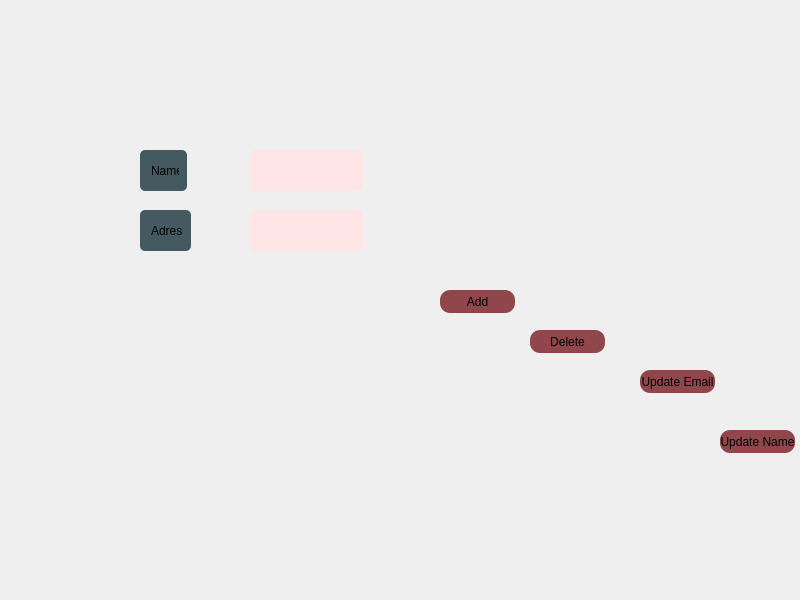
<?xml version="1.0" encoding="UTF-8"?>
<ui version="4.0">
 <class>MainWindow</class>
 <widget class="QMainWindow" name="MainWindow">
  <property name="geometry">
   <rect>
    <x>0</x>
    <y>0</y>
    <width>800</width>
    <height>600</height>
   </rect>
  </property>
  <property name="minimumSize">
   <size>
    <width>800</width>
    <height>600</height>
   </size>
  </property>
  <property name="maximumSize">
   <size>
    <width>800</width>
    <height>600</height>
   </size>
  </property>
  <property name="windowTitle">
   <string>MainWindow</string>
  </property>
  <widget class="QWidget" name="centralwidget">
   <widget class="QLabel" name="label">
    <property name="geometry">
     <rect>
      <x>0</x>
      <y>0</y>
      <width>800</width>
      <height>600</height>
     </rect>
    </property>
    <property name="minimumSize">
     <size>
      <width>800</width>
      <height>600</height>
     </size>
    </property>
    <property name="maximumSize">
     <size>
      <width>800</width>
      <height>600</height>
     </size>
    </property>
    <property name="text">
     <string/>
    </property>
    <property name="pixmap">
     <pixmap>../../visual/sea.png</pixmap>
    </property>
    <property name="scaledContents">
     <bool>true</bool>
    </property>
   </widget>
   <widget class="QLineEdit" name="adress">
    <property name="geometry">
     <rect>
      <x>250</x>
      <y>210</y>
      <width>113</width>
      <height>41</height>
     </rect>
    </property>
    <property name="minimumSize">
     <size>
      <width>0</width>
      <height>41</height>
     </size>
    </property>
    <property name="styleSheet">
     <string notr="true">QLineEdit
{
background-color:#FFE5E6;
border-radius :5%;
padding : 8%;
}</string>
    </property>
   </widget>
   <widget class="QPushButton" name="addstudent">
    <property name="geometry">
     <rect>
      <x>440</x>
      <y>290</y>
      <width>75</width>
      <height>23</height>
     </rect>
    </property>
    <property name="styleSheet">
     <string notr="true">QPushButton
{
	
	background-color: #90464A;
	border-radius:10%;
}
QPushButton:hover
{
	
	background-color: #455960;
	border-style:solid;
	border-color:#675D51;
	border-width:2px;
	color:#675D51;
}</string>
    </property>
    <property name="text">
     <string>Add</string>
    </property>
   </widget>
   <widget class="QPushButton" name="deletestudent">
    <property name="geometry">
     <rect>
      <x>530</x>
      <y>330</y>
      <width>75</width>
      <height>23</height>
     </rect>
    </property>
    <property name="styleSheet">
     <string notr="true">QPushButton
{
	
	background-color: #90464A;
	border-radius:10%;
}
QPushButton:hover
{
	
	background-color: #455960;
	border-style:solid;
	border-color:#675D51;
	border-width:2px;
	color:#675D51;
}</string>
    </property>
    <property name="text">
     <string>Delete</string>
    </property>
   </widget>
   <widget class="QPushButton" name="updatename">
    <property name="geometry">
     <rect>
      <x>720</x>
      <y>430</y>
      <width>75</width>
      <height>23</height>
     </rect>
    </property>
    <property name="styleSheet">
     <string notr="true">QPushButton
{
	
	background-color: #90464A;
	border-radius:10%;
}
QPushButton:hover
{
	
	background-color: #455960;
	border-style:solid;
	border-color:#675D51;
	border-width:2px;
	color:#675D51;
}</string>
    </property>
    <property name="text">
     <string>Update Name</string>
    </property>
   </widget>
   <widget class="QPushButton" name="updateemail">
    <property name="geometry">
     <rect>
      <x>640</x>
      <y>370</y>
      <width>75</width>
      <height>23</height>
     </rect>
    </property>
    <property name="styleSheet">
     <string notr="true">QPushButton
{
	
	background-color: #90464A;
	border-radius:10%;
}
QPushButton:hover
{
	
	background-color: #455960;
	border-style:solid;
	border-color:#675D51;
	border-width:2px;
	color:#675D51;
}</string>
    </property>
    <property name="text">
     <string>Update Email</string>
    </property>
   </widget>
   <widget class="QLabel" name="label_2">
    <property name="geometry">
     <rect>
      <x>140</x>
      <y>150</y>
      <width>47</width>
      <height>41</height>
     </rect>
    </property>
    <property name="minimumSize">
     <size>
      <width>0</width>
      <height>41</height>
     </size>
    </property>
    <property name="styleSheet">
     <string notr="true">QLabel
{
background-color:#455960;
border-radius :5%;
padding : 8%;
}</string>
    </property>
    <property name="text">
     <string>Name</string>
    </property>
   </widget>
   <widget class="QLabel" name="label_4">
    <property name="geometry">
     <rect>
      <x>140</x>
      <y>210</y>
      <width>51</width>
      <height>41</height>
     </rect>
    </property>
    <property name="minimumSize">
     <size>
      <width>0</width>
      <height>41</height>
     </size>
    </property>
    <property name="styleSheet">
     <string notr="true">QLabel
{
background-color:#455960;
border-radius :5%;
padding : 8%;
}</string>
    </property>
    <property name="text">
     <string>Adress</string>
    </property>
   </widget>
   <widget class="QLineEdit" name="username">
    <property name="geometry">
     <rect>
      <x>250</x>
      <y>150</y>
      <width>113</width>
      <height>41</height>
     </rect>
    </property>
    <property name="minimumSize">
     <size>
      <width>0</width>
      <height>41</height>
     </size>
    </property>
    <property name="styleSheet">
     <string notr="true">QLineEdit
{
background-color:#FFE5E6;
border-radius :5%;
padding : 8%;
}</string>
    </property>
   </widget>
  </widget>
 </widget>
 <resources/>
 <connections/>
</ui>
